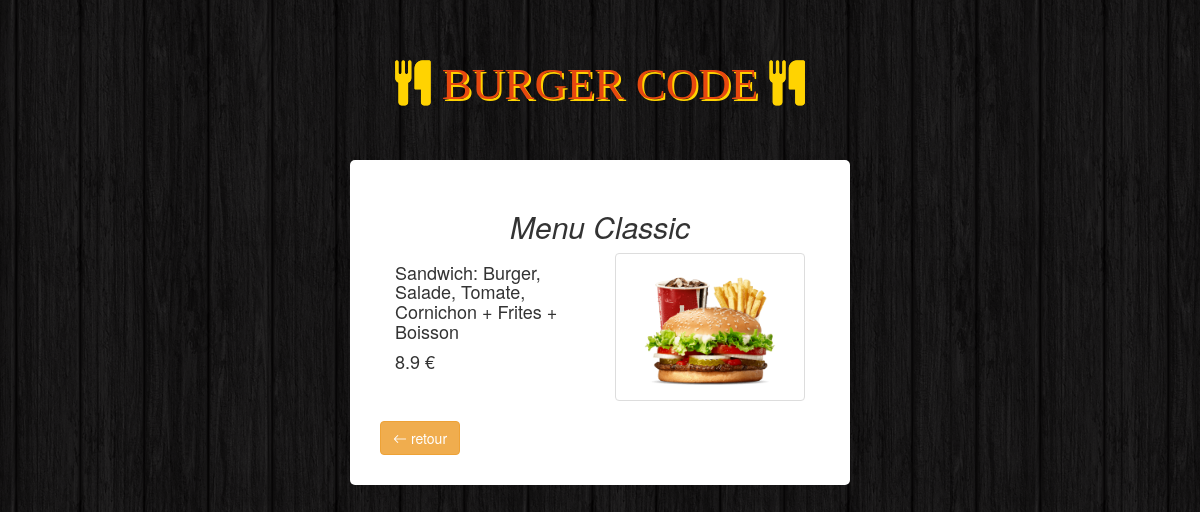
Screenshot of /viewOneMenu.php?name=Menu Classic with the database file from the repository.
### tables this page shows
CREATE TABLE `items` (
  `id` int(11) NOT NULL,
  `name` varchar(100) NOT NULL,
  `description` varchar(255) NOT NULL,
  `price` float NOT NULL,
  `image` varchar(255) NOT NULL,
  `category` int(11) NOT NULL
);

### Database.php (called while the page is built, shortened)
<?php
	class Database
	{
		public $pdo ='';
		function __construct($host,$username, $password, $dbname)
		{
			$this->pdo = new PDO('mysql:host='.$host.';dbname='.$dbname,$username,$password);
		}
		function viewOneMenu($name)
		{
			$sql = 'SELECT name,description,price,image,category FROM items WHERE name=:name';
			$statement = $this->pdo->prepare($sql);
			$statement->execute($name);
			return $statement->fetch(PDO::FETCH_ASSOC);
		}
	}
?>

### viewOneMenu.php (the view, shortened to what this page needs)
<?php
	require('Database.php');
	$db = new Database('localhost','root','','burgercode');
		$oneMenu = $db->viewOneMenu(['name'=> $_GET['name']]);
?>
<!DOCTYPE html>
<html>
<head>
	<link rel="stylesheet" type="text/css" href="css/bootstrap.min.css">
	<link rel="stylesheet" type="text/css" href="css/burgercode.css">
	<link rel="stylesheet" type="text/css" href="fa/css/font-awesome.min.css">
	<link href="bootstrap-icons/bootstrap-icons.css" rel="stylesheet">
</head>
<body>
	<div class="container">
		<h1 class="text-logo"><span class="fa fa-cutlery" id="iconeTitle"></span> BURGER CODE <span class="fa fa-cutlery"id="iconeTitle"></span></h1>
	</div>
	<div class="container" style="width:500px; background: white; border-radius: 5px; padding: 30px;" >
		<h2 class="text-center"> <i> <?php echo $oneMenu['name']; ?></i></h2>
		<div class="col-md-6">
			<h4> <?= $oneMenu['description']; ?></h4>
			<h4> <?= $oneMenu['price'].' €'; ?> </h4>
		</div>
		<div class="col-md-6">
			<img src="http://localhost/myall/BurgerCode/photo/<?php echo $oneMenu['image'];?>" class="img-responsive thumbnail">
		</div>
		<a href="menu.php" type="button" class="btn btn-warning"> <span class="bi bi-arrow-left"> retour</span> </a>
	</div>
</body>
</html>

### css/burgercode.css (style rules this page uses)
body { background: url(../images/bg.png); }
.text-logo { font-family: ui-rounded; color: #e7480f; text-shadow: 2px 2px #ffd301; font-size: 45px; text-align: center; padding: 40px 0; }
#iconeTitle { color: #ffd301; text-shadow: 0 0 #ffd301; }

### rows the page displays
items: name "Menu Classic", description "Sandwich: Burger, Salade, Tomate, Cornichon + Frites + Boisson", price "8.9", image (picture)
